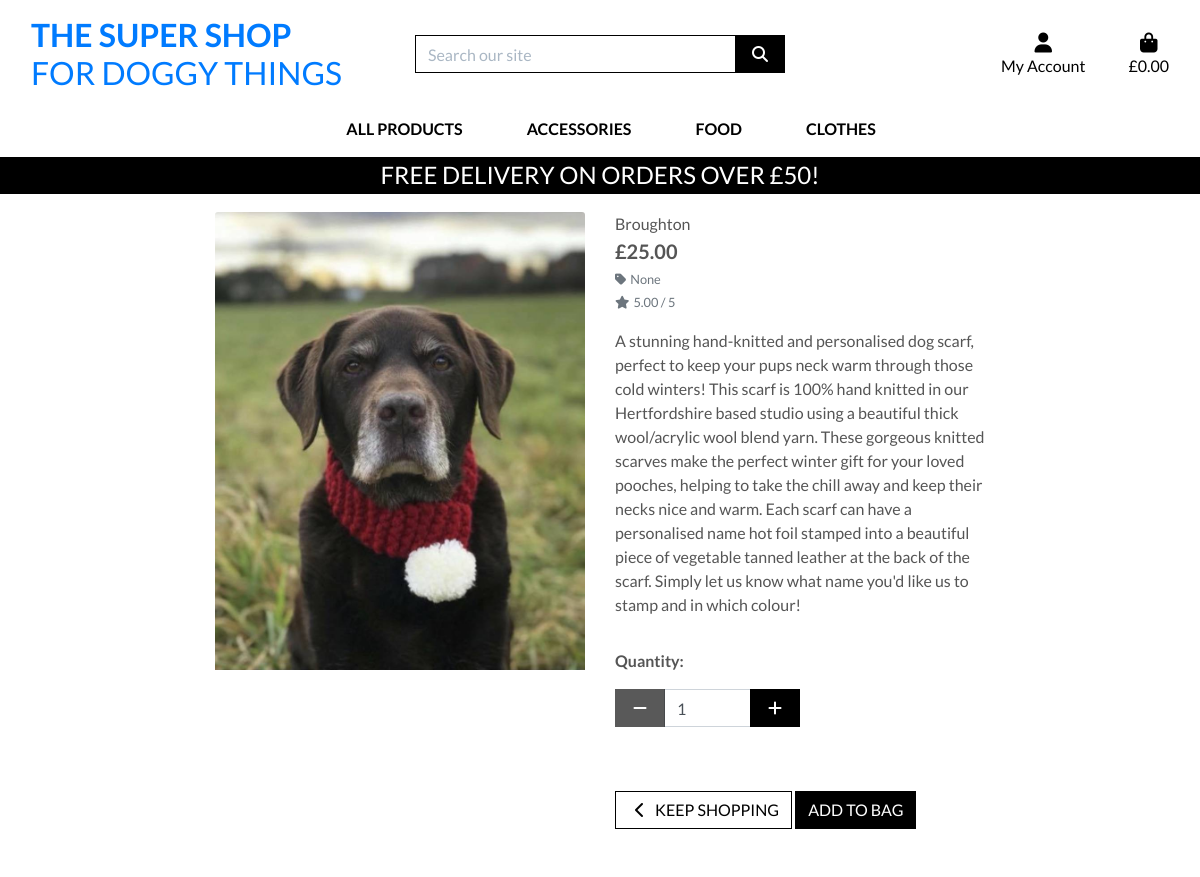
The app's page /products/40/ with its own data.
### products/models.py (models this page shows, shortened)
class Product(models.Model):
    category = models.ForeignKey('Category', null=True, blank=True, on_delete=models.SET_NULL)
    sku = models.CharField(max_length=254, null=True, blank=True)
    name = models.CharField(max_length=254)
    description = models.TextField()
    has_sizes = models.BooleanField(default=False, null=True, blank=True)
    price = models.DecimalField(max_digits=6, decimal_places=2)
    rating = models.DecimalField(max_digits=6, decimal_places=2, null=True, blank=True)
    image_url = models.URLField(max_length=1024, null=True, blank=True)
    image = models.ImageField(null=True, blank=True)

class Category(models.Model):
    class Meta:
        verbose_name_plural = 'Categories'
    name = models.CharField(max_length=254)
    friendly_name = models.CharField(max_length=254, null=True, blank=True)

### products/views.py (the view)
# urls.py: path('<int:product_id>/', views.product_detail, name='product_detail'),
def product_detail(request, product_id):
    product = get_object_or_404(Product, pk=product_id)
    context = {
        'product': product,
    }
    return render(request, 'products/product_detail.html', context)

### bag/contexts.py (called while the page is built, shortened)
def bag_contents(request):
    bag_items = []
    total = 0
    product_count = 0
    bag = request.session.get('bag', {})
    if total < settings.FREE_DELIVERY_THRESHOLD:
        delivery = total * Decimal(settings.STANDARD_DELIVERY_PERCENTAGE / 100)
        free_delivery_delta = settings.FREE_DELIVERY_THRESHOLD - total
    else:
        delivery = 0
        free_delivery_delta = 0
    grand_total = delivery + total
    context = {
        'bag_items': bag_items,
        'total': total,
        'product_count': product_count,
        'delivery': delivery,
        'free_delivery_delta': free_delivery_delta,
        'free_delivery_threshold': settings.FREE_DELIVERY_THRESHOLD,
        'grand_total': grand_total,
    }
    return context

### products/templates/products/product_detail.html (shortened to what this page needs)
{% extends "base.html" %}
{% load static %}
{% block page_header %}
    <div class="container header-container">
    </div>
{% endblock %}
{% block content %}
    <div class="overlay"></div>
    <div class="container-fluid">
        <div class="row">
            <div class="col-12 col-md-6 col-lg-4 offset-lg-2">
                <div class="image-container my-5">
                    {% if product.image %}
                        <a href="{{ product.image.url }}" target="_blank">
                            <img class="card-img-top img-fluid" src="{{ product.image.url }}" alt="{{ product.name }}">
                        </a>
                        {% else %}
                        <a href="">
                            <img class="card-img-top img-fluid" src="{{ MEDIA_URL }}noimage.png" alt="{{ product.name }}">
                        </a>
                    {% endif %}
                </div>
            </div>
            <div class="col-12 col-md-6 col-lg-4">
                <div class="product-details-container mb-5 mt-md-5">
                    <p class="mb-0">{{ product.name }}</p>
                    <p class="lead mb-0 text-left font-weight-bold">&pound;{{ product.price }}</p>
                    {% if product.category %}
                    <p class="small mt-1 mb-0">
                        <a class="text-muted" href="{% url 'products' %}?category={{ product.category.name }}">
                            <i class="fas fa-tag mr-1"></i>{{ product.category.friendly_name }}
                        </a>
                    </p>
                    {% endif %}
                    {% if product.rating %}
                        <small class="text-muted"><i class="fas fa-star mr-1"></i>{{ product.rating }} / 5</small>
                    {% else %}
                        <small class="text-muted">No Rating</small>
                    {% endif %}
                    <p class="mt-3">{{ product.description }}</p>
                    <form class="form" action="{% url 'add_to_bag' product.id %}" method="POST">
                        <div class="form-row">
                            {% with product.has_sizes as s %}
                            <div class="col-12">
                                <p class="mt-3"><strong>Quantity:</strong></p>
                                <div class="form-group w-50">
                                    <div class="input-group">
                                        <div class="input-group-prepend">
                                            <button class="decrement-qty btn btn-black rounded-0"
                                                data-item_id="{{ product.id }}" id="decrement-qty_{{ product.id }}">
                                                <span class="icon">
                                                    <i class="fas fa-minus"></i>
                                                </span>
                                            </button>
                                        </div>
                                        <input class="form-control qty_input" type="number"
                                            name="quantity" value="1" min="1" max="99"
                                            data-item_id="{{ product.id }}"
                                            id="id_qty_{{ product.id }}">
                                        <div class="input-group-append">
                                            <button class="increment-qty btn btn-black rounded-0"
                                                data-item_id="{{ product.id }}" id="increment-qty_{{ product.id }}">
                                                <span class="icon">
                                                    <i class="fas fa-plus"></i>
                                                </span>
                                            </button>
                                        </div>
                                    </div>
                                </div>
                            </div>
                            <div class="col{% if s %}-12 mt-2{% endif %}">
                                <a href="{% url 'products' %}" class="btn btn-outline-black rounded-0 mt-5">
                                    <span class="icon">
                                        <i class="fas fa-chevron-left"></i>
                                    </span>
                                    <span class="text-uppercase">Keep Shopping</span>
                                </a>
                                <input type="submit" class="btn btn-black rounded-0 text-uppercase mt-5" value="Add to Bag">
                            </div>
                            {% endwith %}
                        </div>
                    </form>
                </div>
            </div>
        </div>
    </div>
{% endblock %}

### static/css/base.css (style rules this page uses)
html { height: 100%; }
body { background-size: cover; height: calc(100vh - 164px); color: #555; font-family: 'Lato'; }
.icon { align-items: center; display: inline-flex; justify-content: center; height: 1.5rem; width: 1.5rem; }
.btn-black { background: black; color: white; }
.btn-outline-black { background: white; color: black !important; border: 1px solid black; }
.overlay { height: 100%; width: 100%; top: 0; left: 0; position: fixed; background: white; z-index: -1; }
@media (min-width: 1200px) { .container { max-width: 80%; } }
@media (min-width: 992px) { .header-container { padding-top: 164px; } }

### records on screen
Product: image (picture), name "Broughton", price "25.00", category.friendly_name "None", rating "5.00", description "A stunning hand-knitted and personalised dog scarf, perfect to keep your pups neck warm through those cold winters! This scarf is 100% hand knitted in our Hertfordshire based studio using a beautiful thick wool/acrylic wool blend yarn. These gorgeous knitted scarves make the perfect winter gift for your loved pooches, helping to take the chill away and keep their necks nice and warm. Each scarf can have a personalised name hot foil stamped into a beautiful piece of vegetable tanned leather at the back of the scarf. Simply let us know what name you'd like us to stamp and in which colour!"

### other values on screen
{{ free_delivery_threshold }} "50"
